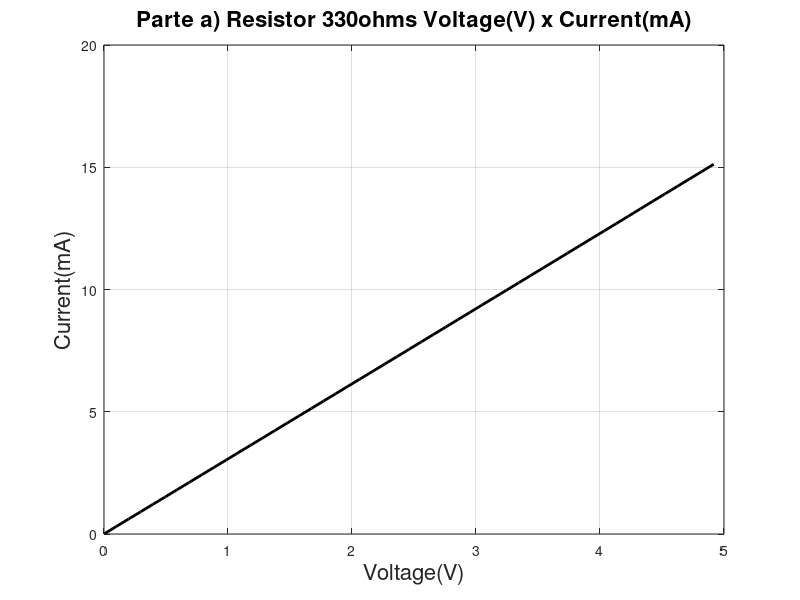
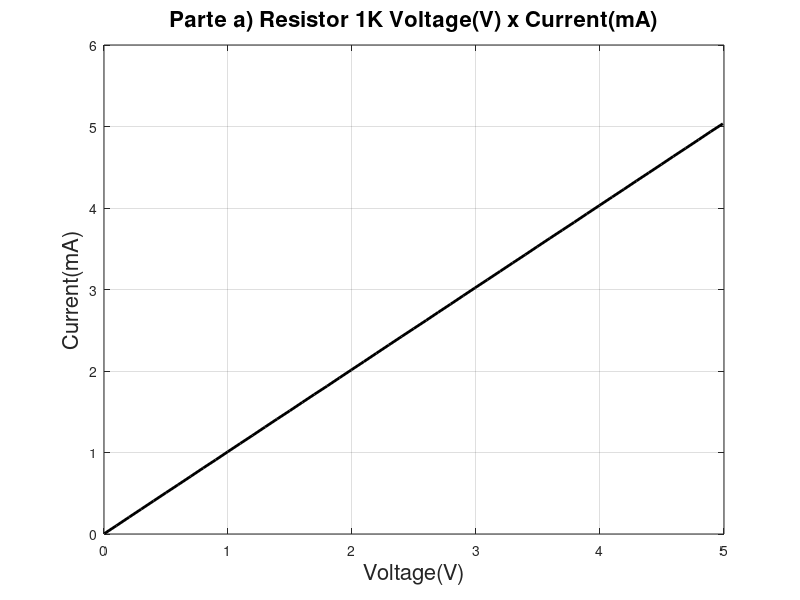
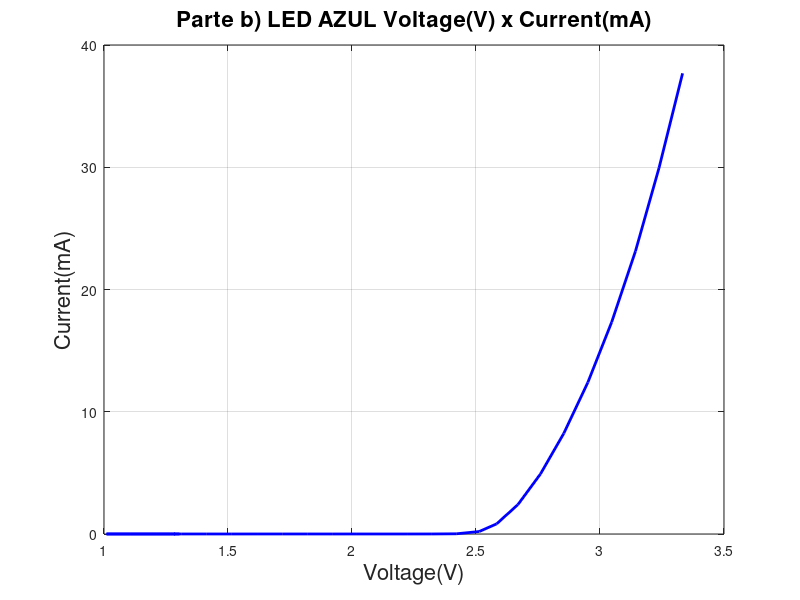
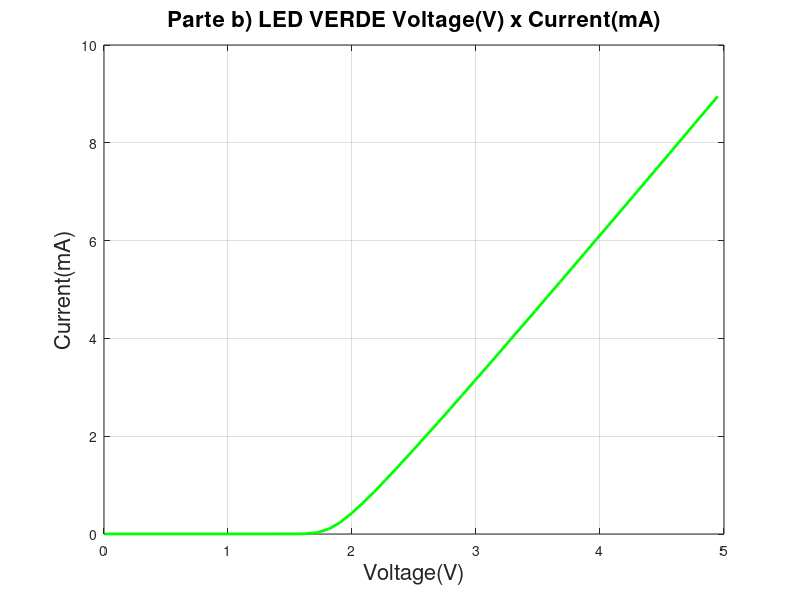

Write MATLAB code to recreate these figures, in order.
%% Parte a)
dados = load("TP02_330.txt");
V = dados(:, 1);
A = dados(:, 2);

figure(1)
plot(V, A, "linewidth", 2.0, "color", "k"); grid; 
xlabel("Voltage(V)", "FontSize", 16.0);
ylabel("Current(mA)", "FontSize", 16.0);
title("Parte a) Resistor 330ohms Voltage(V) x Current(mA)", "FontSize", 16.0);

dados1 = load("TP02_1K.txt");
V = dados1(:, 1);
A = dados1(:, 2);

figure(2)
plot(V, A, "linewidth", 2.0, "color", "k"); grid; 
xlabel("Voltage(V)", "FontSize", 16.0);
ylabel("Current(mA)", "FontSize", 16.0);
title("Parte a) Resistor 1K Voltage(V) x Current(mA)", "FontSize", 16.0);

%% Parte B

dadosLEDAZUL = load("TP02_blueLED.txt");
V = dadosLEDAZUL(:, 1);
A = dadosLEDAZUL(:, 2);

figure(3)
plot(V, A, "linewidth", 2.0, "color", "b"); grid; 
xlabel("Voltage(V)", "FontSize", 16.0);
ylabel("Current(mA)", "FontSize", 16.0);
title("Parte b) LED AZUL Voltage(V) x Current(mA)", "FontSize", 16.0);

dadosLEDVERDE = load("TP02_greenLED330.txt");
V = dadosLEDVERDE(:, 1);
A = dadosLEDVERDE(:, 2);

figure(4)
plot(V, A, "linewidth", 2.0, "color", "g"); grid; 
xlabel("Voltage(V)", "FontSize", 16.0);
ylabel("Current(mA)", "FontSize", 16.0);
title("Parte b) LED VERDE Voltage(V) x Current(mA)", "FontSize", 16.0);

dadosLEDRED = load("TP02_redLED.txt");
V = dadosLEDRED(:, 1);
A = dadosLEDRED(:, 2);

figure(5)
plot(V, A, "linewidth", 2.0, "color", "r"); grid; 
xlabel("Voltage(V)", "FontSize", 16.0);
ylabel("Current(mA)", "FontSize", 16.0);
title("Parte b) LED VERMELHO Voltage(V) x Current(mA)", "FontSize", 16.0);



%% Parte C

Res330 = load("TP02_330.txt");
V = Res330(:, 1);
A = Res330(:, 2);

figure(6)
plot(V, A, "linewidth", 2.0, "color", "m"); grid; 
xlabel("Voltage(V)", "FontSize", 16.0);
ylabel("Current(mA)", "FontSize", 16.0);
title("Parte c) Resistor 330ohms Voltage(V) x Current(mA)", "FontSize", 16.0);

Res1K = load("TP02_blueLED_1K.txt");
V = Res1K(:, 1);
A = Res1K(:, 2);

figure(7)
plot(V, A, "linewidth", 2.0, "color", "m"); grid; 
xlabel("Voltage(V)", "FontSize", 16.0);
ylabel("Current(mA)", "FontSize", 16.0);
title("Parte c) Resistor 1K Voltage(V) x Current(mA)", "FontSize", 16.0);